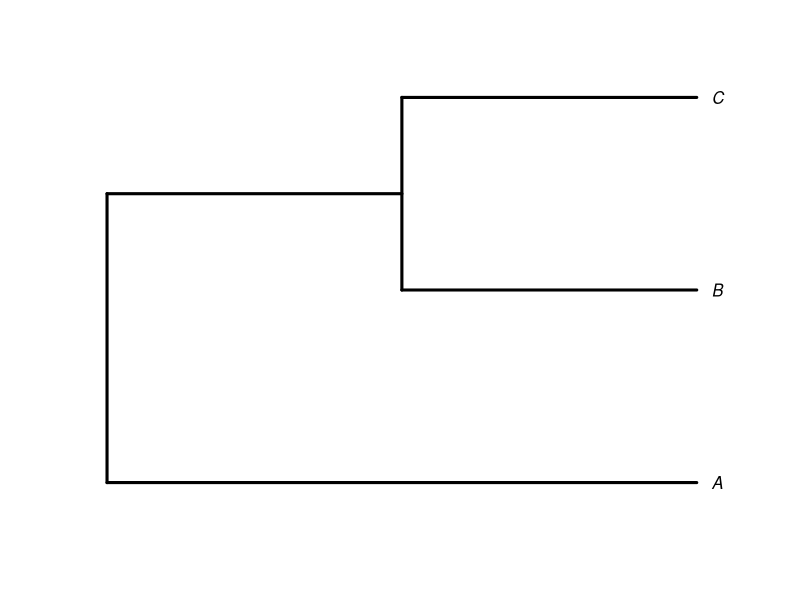
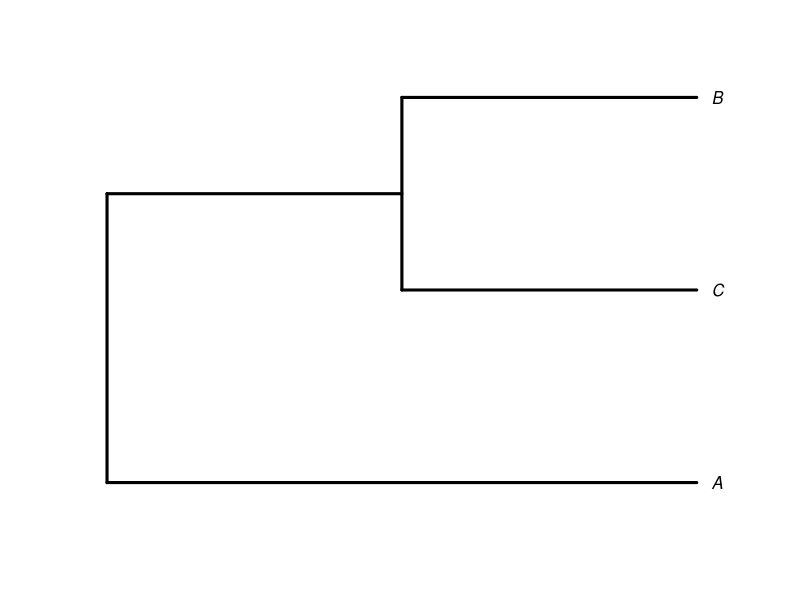
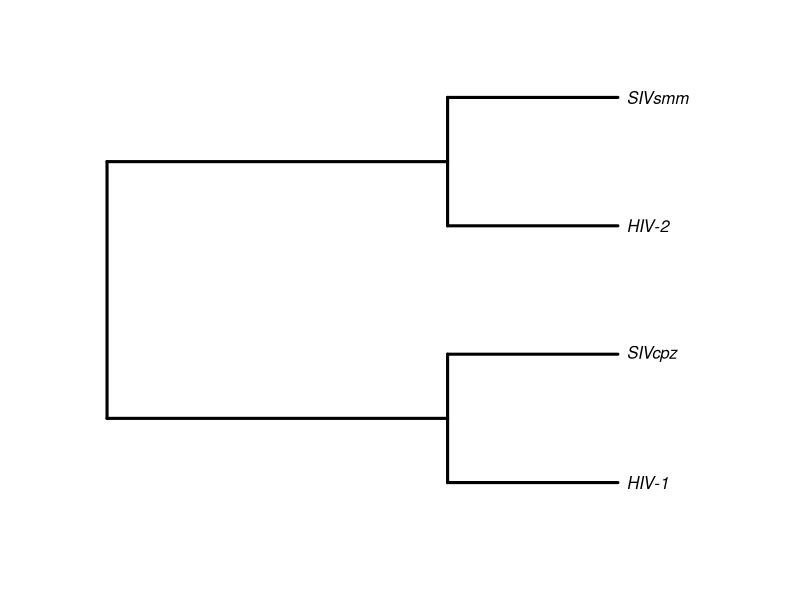
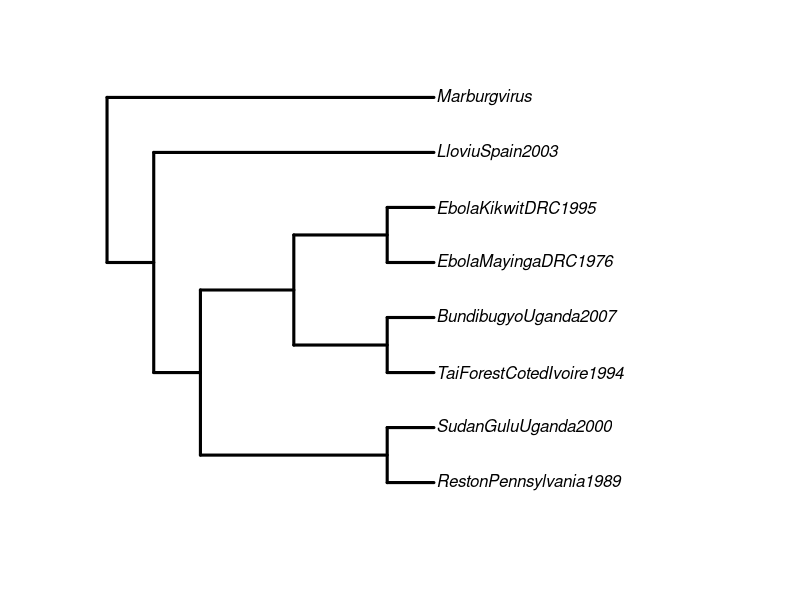
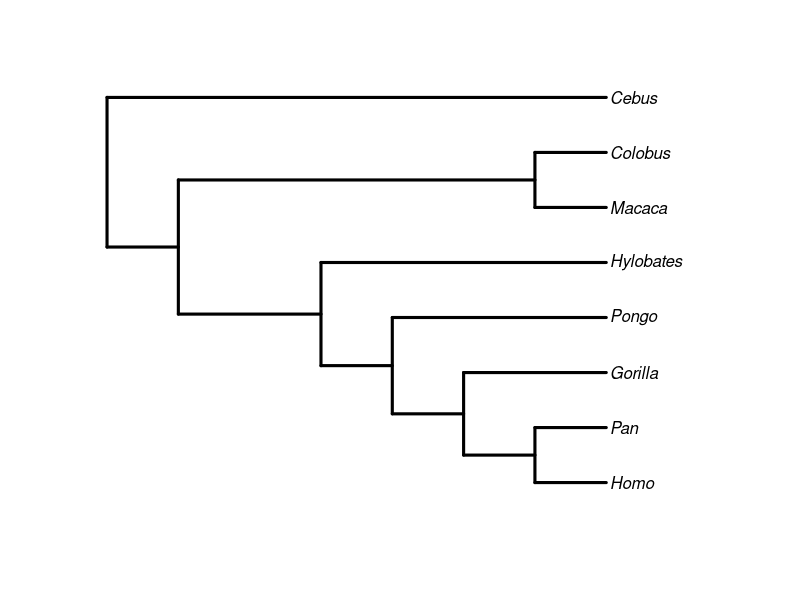

Reproduce these figures in R, in order.
## ---- chunk 1
#| fig-asp: 1
#| echo: false
library(ape)
tt <- "(A,(B,C));"
ttt <- read.tree(text = tt)
plot(ttt, type="phylogram", edge.width=3, label.offset=0.05)
tt <- "(A,(C,B));"
ttt <- read.tree(text = tt)
plot(ttt, type="phylogram", edge.width=3, label.offset=0.05)
## ---- chunk 2
#| fig-asp: 1
#| echo: false
require(ape)
lenti <- "((HIV-1,SIVcpz),(HIV-2,SIVsmm));"
lenti <- read.tree(text=lenti)
plot(lenti, type="phylogram", edge.width=3, label.offset=0.05)
## ---- chunk 3
#| fig-asp: 1
#| echo: false
#filo <- "((((RP89,SGU00),((TFIC94,BU07),(EMDRC76,EKDRC95))) LlS03),M);"
filo <- "((((Reston Pennsylvania 1989,Sudan Gulu Uganda 2000),
         ((Tai Forest Cote dIvoire 1994,Bundibugyo Uganda 2007),(Ebola Mayinga DRC 1976,Ebola Kikwit DRC 1995))),Lloviu Spain 2003), Marburgvirus);"
filo <- read.tree(text=filo)
plot(filo, type="phylogram", edge.width=3, label.offset=0.05)
## ---- chunk 4
#| fig-asp: 1
#| echo: false
tt <- "((((((Homo,Pan), Gorilla), Pongo), Hylobates), (Macaca,Colobus)),Cebus);"
anthropoids <- read.tree(text=tt)
plot(anthropoids, type="phylogram", edge.width=3, label.offset=0.05)
